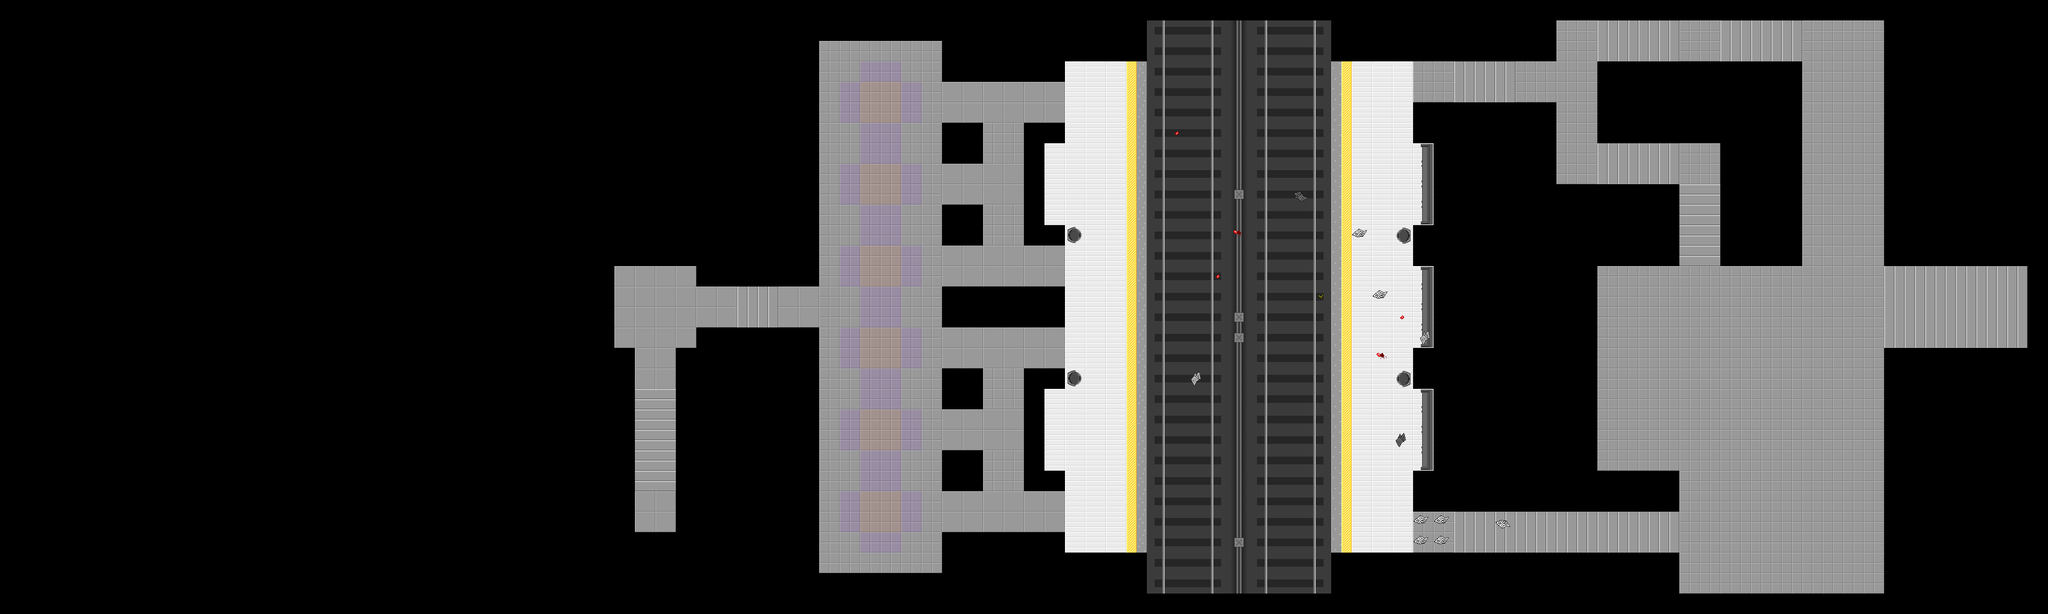

This is a level from a 2D game, rendered from its Tiled map with the project's own tilesets. A one-line summary and the map file follow, with tile-layer data summarised:
An orthogonal 100x30 tile map with 32x32 px tiles, 4 tile layers (base, adornos, objetos, d_cajas), 2 tilesets.

<map version="1.0" orientation="orthogonal" width="100" height="30" tilewidth="32" tileheight="32" backgroundcolor="#000000">
 <tileset firstgid="1" name="stGrid1" tilewidth="32" tileheight="32">
  <image source="stGrid1.png" width="512" height="512" />
  <tile id="81">
   <properties>
    <property name="asd" value="true" />
   </properties>
  </tile>
 </tileset>
 <tileset firstgid="257" name="stGriddeco" tilewidth="32" tileheight="32">
  <image source="stGriddeco.png" width="512" height="512" />
 </tileset>
 <layer name="base" width="100" height="30">
  <data>[3000 cells, 1118 non-empty, 14 distinct tile ids]</data>
 </layer>
 <layer name="adornos" width="100" height="30">
  <data>[3000 cells, 0 non-empty, 0 distinct tile ids]</data>
 </layer>
 <layer name="objetos" width="100" height="30">
  <data>[3000 cells, 5 non-empty, 1 distinct tile ids]</data>
 </layer>
 <layer name="d_cajas" width="100" height="30">
  <data>[3000 cells, 27 non-empty, 14 distinct tile ids]</data>
 </layer>
</map>